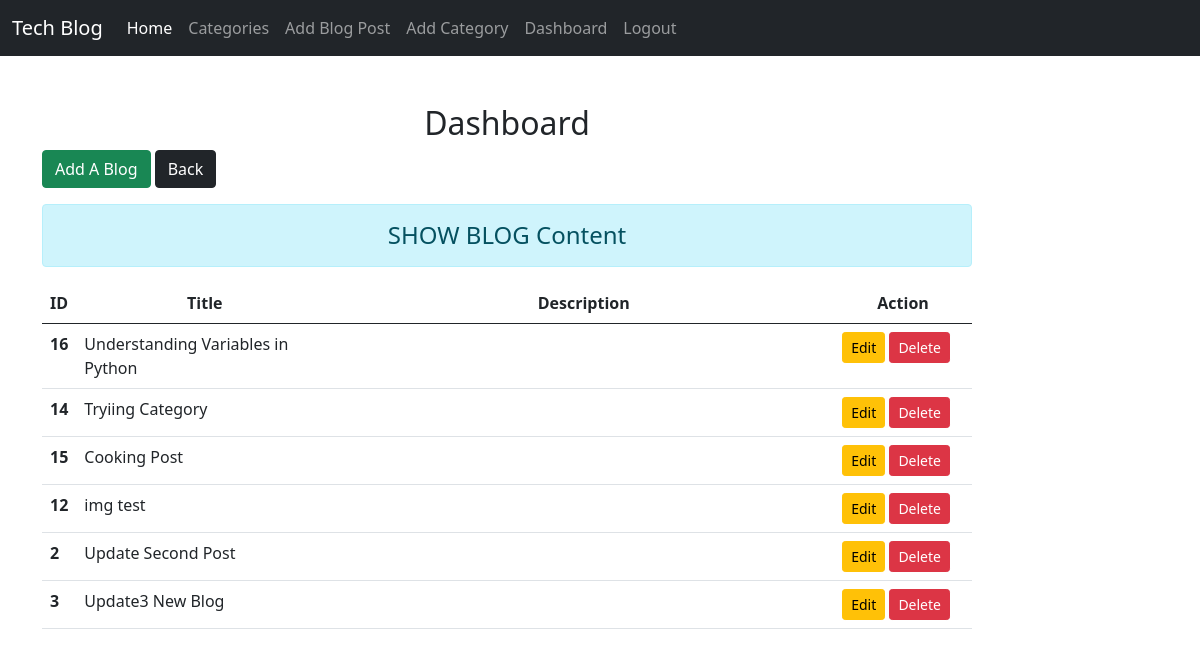
The page /dashboard/ (signed in) on the database its author committed.
### blog/models.py (models this page shows, shortened)
class Post(models.Model):
   title = models.CharField(max_length=255)
   header_image = models.ImageField(null=True, blank=True, upload_to="images/")
   title_tag = models.CharField(max_length=255)
   category = models.CharField(max_length=255, default="Uncategorized")
   author = models.ForeignKey(User, on_delete=models.CASCADE)
   post_date = models.DateField(auto_now_add=True)
   body = RichTextField(blank='True', null='True')
   likes = models.ManyToManyField(User, related_name='blog_post')
   class Meta:
        ordering = ['-post_date']

### blog/views.py (the view)
# urls.py: path('dashboard/',views.dashboard, name="dashboard"),
def dashboard(request):
    if request.user.is_authenticated:
        user = request.user
        blogs = Post.objects.filter(author=user)
        full_name = user.get_full_name()
        gps = user.groups.all()
        return render(request, 'dashboard.html',{'blogs':blogs,'full_name':full_name,'groups':gps})

### blog/templates/dashboard.html (shortened to what this page needs)
{% extends 'base.html' %}
{% load static %}
{% block content %}
<div class="col-sm-10">
   <h2 class="text-center">Dashboard</h2>
   <a class="btn btn-success" href="{% url 'AddBlog' %}">Add A Blog</a>
   <button type="button" class="btn btn-dark" onClick="window.history.back();return false;">Back</button>
   <h4 class="text-center alert alert-info mt-3">SHOW BLOG Content</h4>
   {% if blogs %}
   <table class="table table-hover bg-white">
      <thead>
         <tr class="text-center">
            <th scope="col" style="width:2%">ID</th>
            <th scope="col" style="width:28%">Title</th>
            <th scope="col" style="width:55%">Description</th>
            <th scope="col" style="width:15%">Action</th>
         </tr>
      </thead>
      <tbody>
         {% for blg in blogs %}
         <tr>
            <th scope="row">{{ blg.id }}</th>
            <td>{{ blg.title }}</td>
            <td>{{ blg.cont }}</td>
            <td><a href="{% url 'UpdateBlog' blg.id %}" class="btn btn-warning btn-sm">Edit</a>
               <form action='{% url "DeleteBlog" blg.id %}' method="post" class="d-inline"> {% csrf_token %}
                  <input type="submit" class="btn btn-danger btn-sm" value="Delete">
               </form>
            </td>
         </tr>
         {% endfor %}
      </tbody>
   </table>
   {% else %}
   <h4 class="text-center alert alert-warning">NO Records!</h4>
   {% endif %}
      {% endblock content %}

### rows shown on the page
Post: id "16", title "Understanding Variables in Python"
Post: id "14", title "Tryiing Category"
Post: id "15", title "Cooking Post"
Post: id "12", title "img test"
Post: id "2", title "Update Second Post"
Post: id "3", title "Update3 New Blog"
